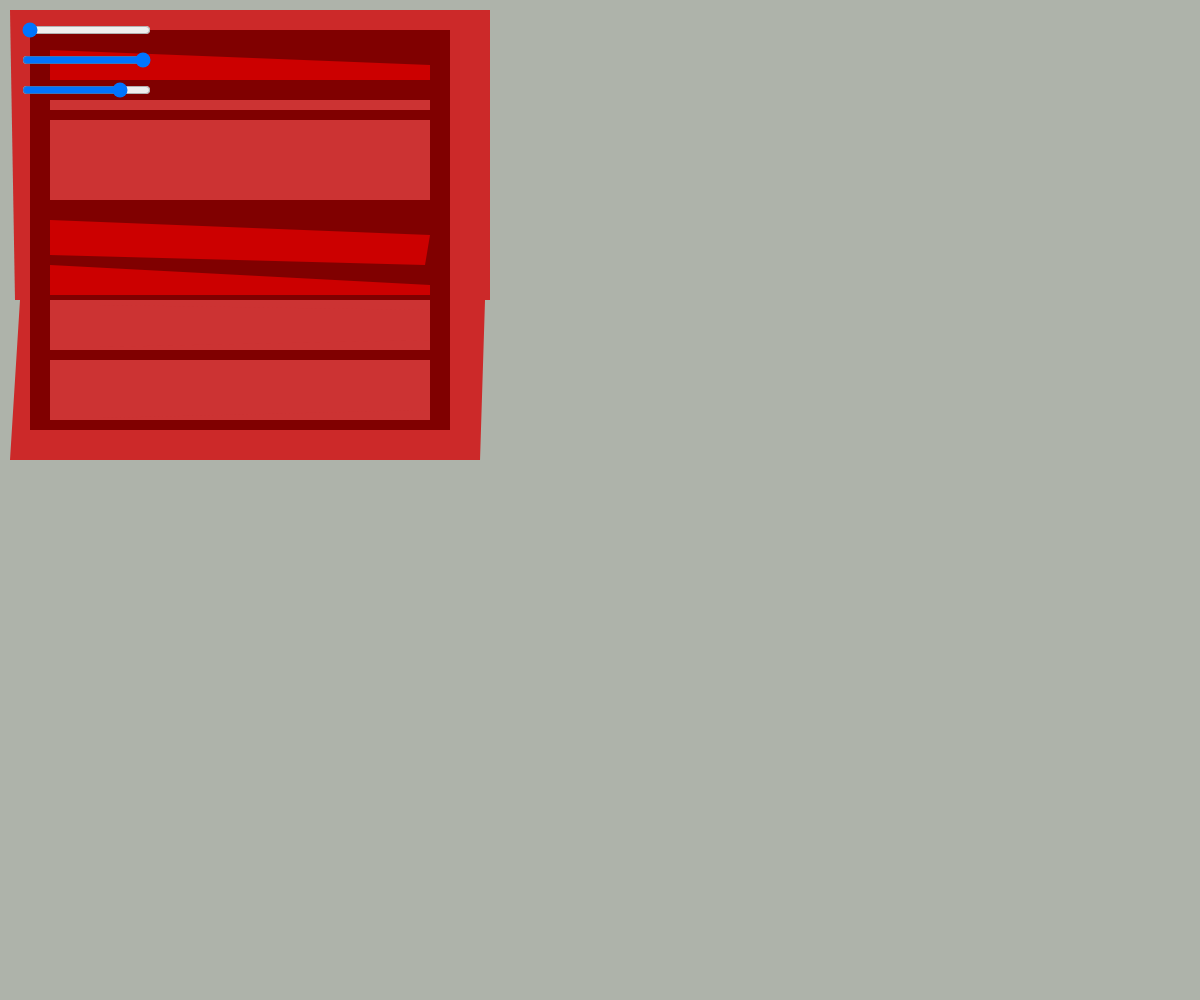
Frame 1 (no input)
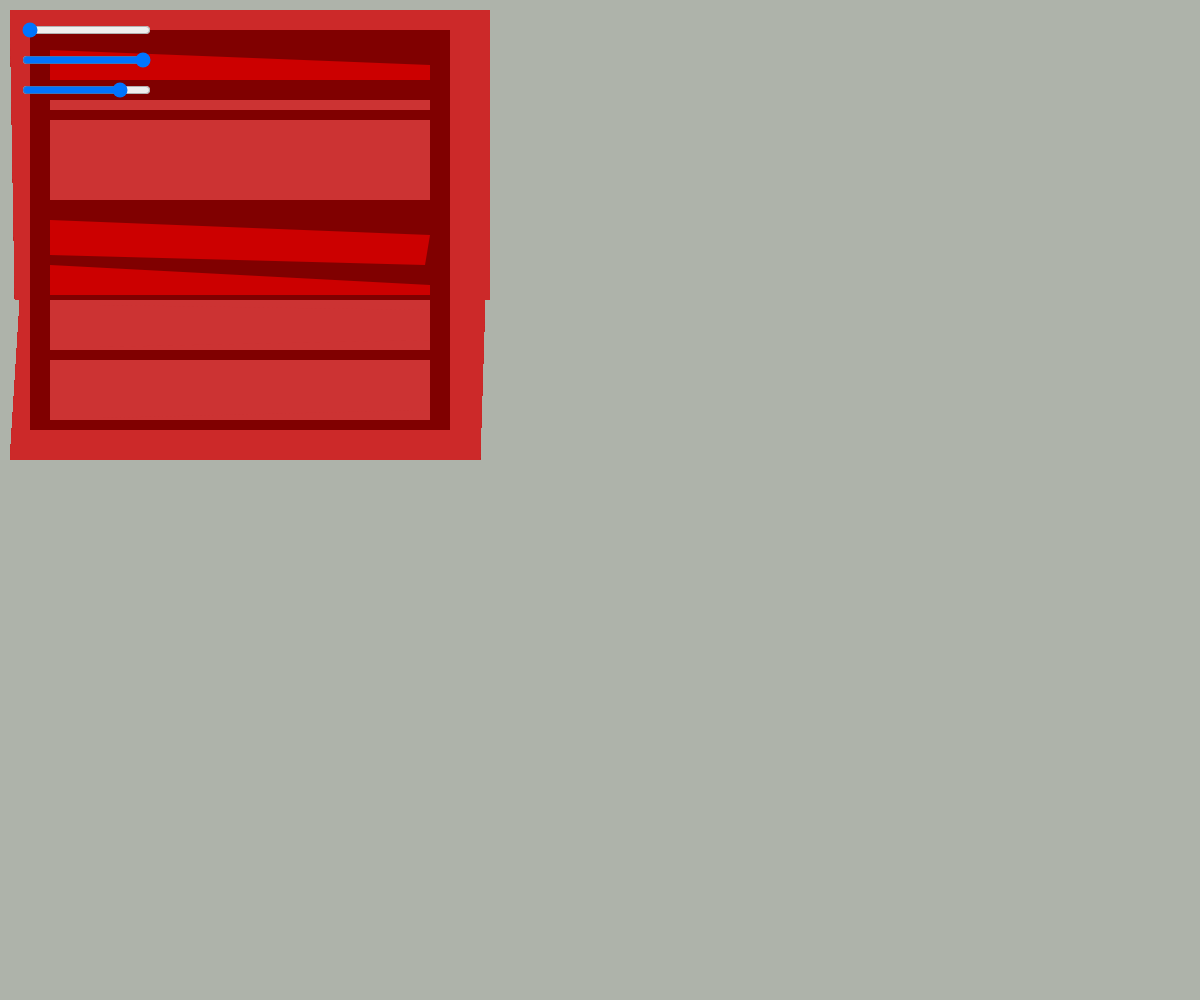
Frame 60 (no input)
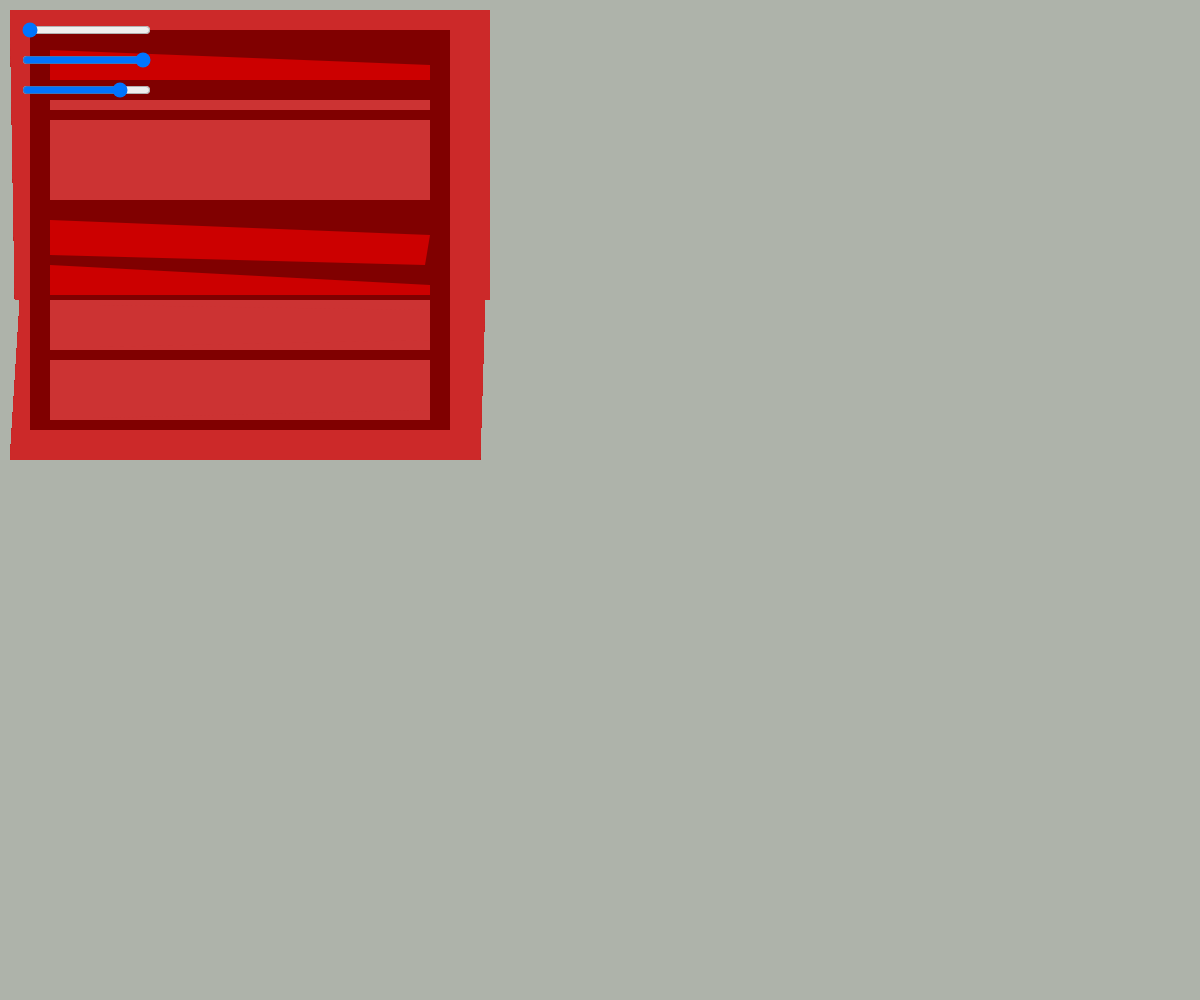
Frame 120 (the mouse pressed at the canvas centre since frame 60)

The p5.js sketch that drew these frames (run headless with seeded random() and noise() and a simulated clock; from frame 60 on, the mouse is pressed at the canvas centre):

// p5.js sketch
// ── sketch.js
var hSlider;
var sSlider;
var bSlider;




function setup() {
  createCanvas(windowWidth,windowHeight);
  colorMode(HSB,360,100,100);
  background(90,5,70);
  
  hSlider = createSlider(0, 360, 0);
  hSlider.position(20, 20);
  sSlider = createSlider(0, 100, 100);
  sSlider.position(20, 50);
  bSlider = createSlider(0, 100, 80);
  bSlider.position(20, 80);
}



function draw() {
  
  var h = hSlider.value();
  var s = sSlider.value();
  var b = bSlider.value();
  
  fill(h,80,b)
  noStroke();
  quad(10, 10, 490, 10, 490, 300, 15, 300);
  quad(20,300, 485, 300, 480, 460, 10, 460);
  //red background
  
  fill(h,s,50);
  quad(30, 30, 450, 30, 450, 430, 30, 430);
  //brown quad
  
  fill(h,s,b);
  quad(50, 50, 430, 65, 430, 80, 50, 80)
  //pink quad
  
  fill(h, 75, b);
  quad(50, 100, 430, 100, 430, 110, 50, 110);
  //purple thin quad
  
  fill(h, 75, b)
  quad(50, 120, 430, 120, 430, 200, 50, 200);
  //purple large quad
  
  fill(h, 75, b)
  quad(120, 130, 420, 130, 420, 190, 120, 190 );
  //blue center
  
  fill(h,100,b);
  quad(50, 220, 430, 235, 425, 265, 50, 255)
  
  fill(h,100,b);
  quad(50, 265, 430, 285, 430, 295, 50, 295);
  
  fill(h, 75, b);
  quad(50, 300, 430, 300, 430, 350, 50, 350);
  
  fill(h, 75, b);
  quad(100, 305, 430, 310, 430, 340, 100, 347);
  
  fill(h, 75, b);
  quad(50, 360, 430, 360, 430, 420, 50, 420);
  
  fill(h, 75, b);
  quad(100, 365, 430, 365, 430, 410, 100, 418);
}
  
  
